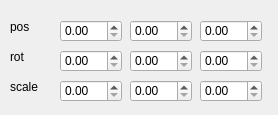
<?xml version="1.0" encoding="UTF-8"?>
<ui version="4.0">
 <class>TransformView</class>
 <widget class="QWidget" name="TransformView">
  <property name="geometry">
   <rect>
    <x>0</x>
    <y>0</y>
    <width>278</width>
    <height>115</height>
   </rect>
  </property>
  <property name="windowTitle">
   <string>Form</string>
  </property>
  <widget class="QLabel" name="label">
   <property name="geometry">
    <rect>
     <x>10</x>
     <y>20</y>
     <width>47</width>
     <height>13</height>
    </rect>
   </property>
   <property name="text">
    <string>pos</string>
   </property>
  </widget>
  <widget class="QDoubleSpinBox" name="doubleSpinBox">
   <property name="geometry">
    <rect>
     <x>60</x>
     <y>20</y>
     <width>62</width>
     <height>22</height>
    </rect>
   </property>
  </widget>
  <widget class="QDoubleSpinBox" name="doubleSpinBox_2">
   <property name="geometry">
    <rect>
     <x>130</x>
     <y>20</y>
     <width>62</width>
     <height>22</height>
    </rect>
   </property>
  </widget>
  <widget class="QDoubleSpinBox" name="doubleSpinBox_3">
   <property name="geometry">
    <rect>
     <x>200</x>
     <y>20</y>
     <width>62</width>
     <height>22</height>
    </rect>
   </property>
  </widget>
  <widget class="QLabel" name="label_2">
   <property name="geometry">
    <rect>
     <x>10</x>
     <y>50</y>
     <width>47</width>
     <height>13</height>
    </rect>
   </property>
   <property name="text">
    <string>rot</string>
   </property>
  </widget>
  <widget class="QDoubleSpinBox" name="doubleSpinBox_4">
   <property name="geometry">
    <rect>
     <x>200</x>
     <y>50</y>
     <width>62</width>
     <height>22</height>
    </rect>
   </property>
  </widget>
  <widget class="QDoubleSpinBox" name="doubleSpinBox_5">
   <property name="geometry">
    <rect>
     <x>130</x>
     <y>50</y>
     <width>62</width>
     <height>22</height>
    </rect>
   </property>
  </widget>
  <widget class="QDoubleSpinBox" name="doubleSpinBox_6">
   <property name="geometry">
    <rect>
     <x>60</x>
     <y>50</y>
     <width>62</width>
     <height>22</height>
    </rect>
   </property>
  </widget>
  <widget class="QLabel" name="label_3">
   <property name="geometry">
    <rect>
     <x>10</x>
     <y>80</y>
     <width>47</width>
     <height>13</height>
    </rect>
   </property>
   <property name="text">
    <string>scale</string>
   </property>
  </widget>
  <widget class="QDoubleSpinBox" name="doubleSpinBox_7">
   <property name="geometry">
    <rect>
     <x>200</x>
     <y>80</y>
     <width>62</width>
     <height>22</height>
    </rect>
   </property>
  </widget>
  <widget class="QDoubleSpinBox" name="doubleSpinBox_8">
   <property name="geometry">
    <rect>
     <x>130</x>
     <y>80</y>
     <width>62</width>
     <height>22</height>
    </rect>
   </property>
  </widget>
  <widget class="QDoubleSpinBox" name="doubleSpinBox_9">
   <property name="geometry">
    <rect>
     <x>60</x>
     <y>80</y>
     <width>62</width>
     <height>22</height>
    </rect>
   </property>
  </widget>
 </widget>
 <resources/>
 <connections/>
</ui>
